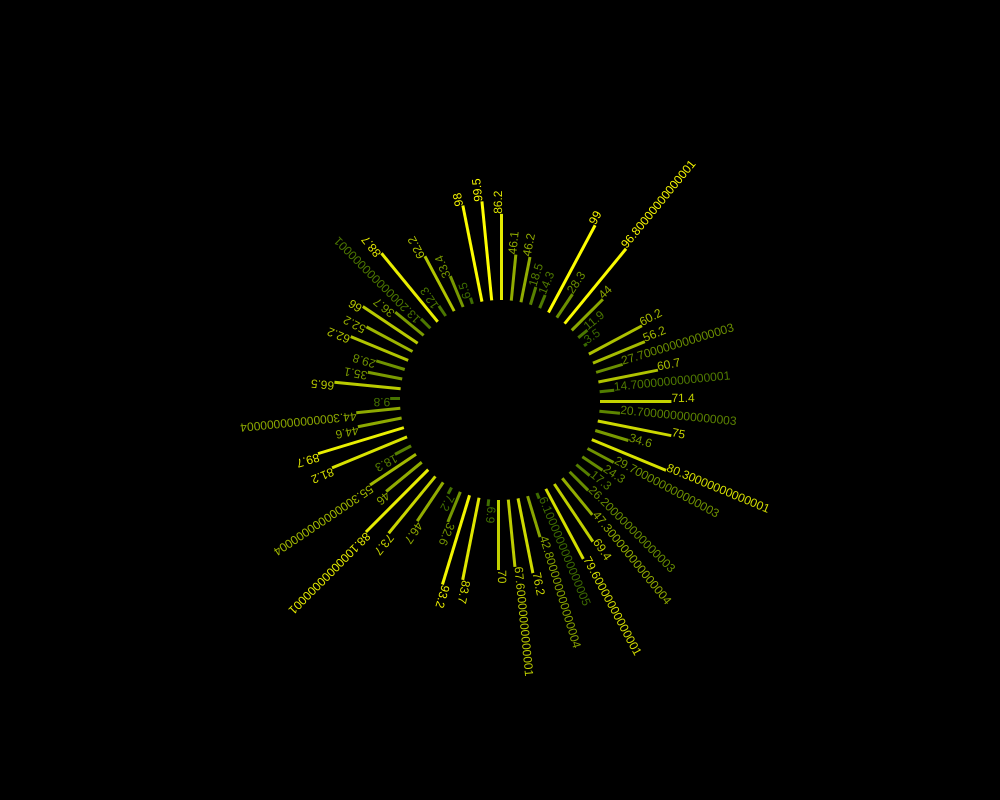
Frame 1 (no input)
Frame 60 (no input): identical to frame 1, image omitted
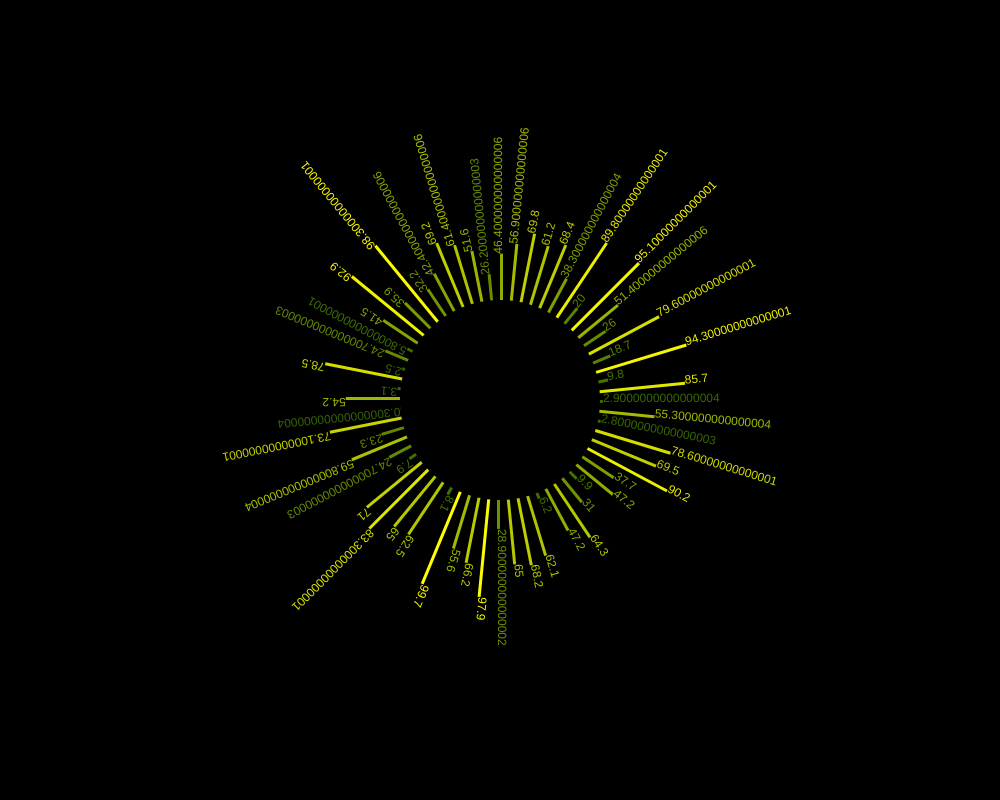
Frame 120 (the mouse pressed at the canvas centre since frame 60)

The p5.js sketch that drew these frames (run headless with seeded random() and noise() and a simulated clock; from frame 60 on, the mouse is pressed at the canvas centre):

// p5.js sketch
// ── sketch.js
let tams = [];

function setup() {
  createCanvas(1000,800); 

  //Aca en el setup estamos rellenando el array con una serie de numeros random.

  for (let i = 0; i < 64; i++) {
    tams[i] = random(100);
  }

  print(tams); //veamos los valores que nos dio el random
}

function draw() {
  background(0);
  noStroke();
  for (let i = 0; i < tams.length; i++) {
    
  //cuando decimos tams.length estamos pidiendo el "largo" de la lista o el "tamano del array"
  //definido arriba cuando creamos el array.
    push();
    translate(width/2, height/2);
    rotate(TWO_PI/tams.length *i);
    let r = map(tams[i], 0, 100, 50, 255);
    let g = map(tams[i], 0, 100, 100, 255);
    fill(r, g, 0);
    rect(100, 0, tams[i], 3); //dibujemos barritas cuyo largo lo define el array
    text(round(tams[i]*10)*0.1, 100 + tams[i], 2);
    pop();
  }
}

function randomizar() {
  for (let i = 0; i < tams.length; i++) {
    tams[i] = random(100);
  }
  console.log("reset");
}

function mousePressed() {
  randomizar();
  print(tams); //veamos los valores que nos dio el random
}
